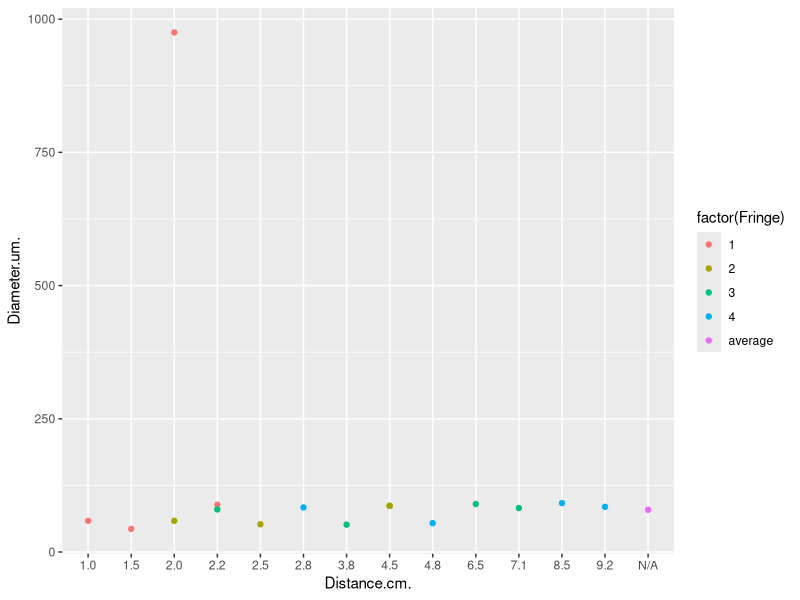
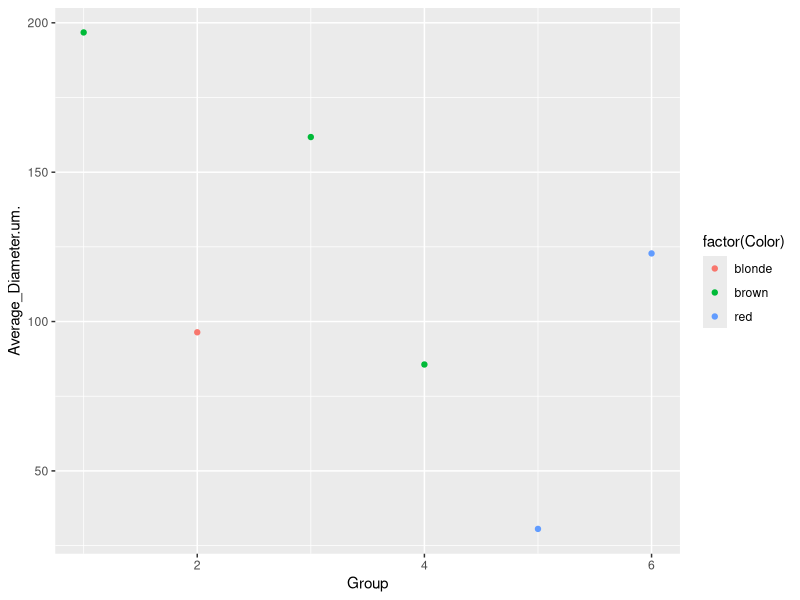
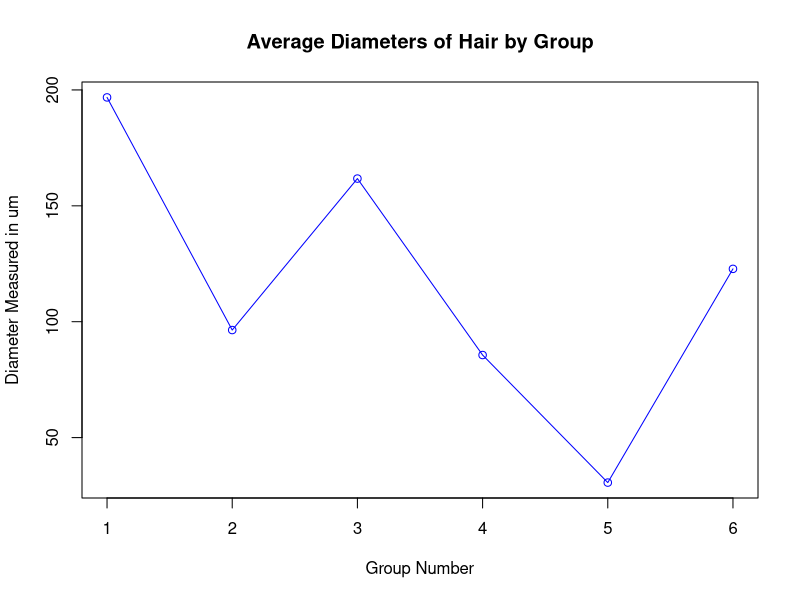

The R script that drew these images, in order:
## ---- chunk 1
knitr::opts_chunk$set(echo = TRUE)
## ---- chunk 2
diffractiondata <- read.table(header=TRUE, text="
Fringe   Diameter(um) Wavelength(nm)   Distance(cm)   
1        88.64        650              2.2
1        975          650              2.0
1        43.33        650              1.5
1        58.56        640              1.0
2        86.67        650              4.5
2        86.67        650              4.5
2        52.00        650              2.5
2        58.56        640              2.0
3        82.39        650              7.1
3        90.0         650              6.5
3        51.3         650              3.8
3        79.85        640              2.2
4        84.78        650              9.2
4        91.76        650              8.5
4        54.16        650              4.8
4        83.65        640              2.8
average  79.32        648              N/A")    
## ---- chunk 3
averagediameter <- read.table(header=TRUE, text="
Group     Average_Diameter(um)   Color
1           196.78               brown
2           96.4                 blonde
3           161.76               brown
4           85.62                brown
5           30.58                red
6           122.8                red")
## ---- chunk 4
Firstfringediameterum <- c(88.64, 975, 43.33, 58.56)
Firstfringediameterum
Firstfringedistancecm <- c(2.2, 2.0, 1.5, 1.0)
Firstfringedistancecm
Secondfringediameterum <- c(86.67, 86.67, 52.00, 58.56)
Secondfringediameterum
Secondfringedistancecm <- c(4.5, 4.5, 2.5, 2.0)
Secondfringedistancecm
Thirdfringediameterum <- c(82.39, 90.0, 51.3, 79.85)
Thirdfringediameterum
Thirdfringedistancecm <- c(7.1, 6.5, 3.8, 2.2)
Thirdfringedistancecm
Fourthfringediamterum <- c(84.78, 91.76, 54.16, 83.65)
Fourthfringediamterum
Fourthfringedistancecm <- c(9.2, 8.5, 4.8, 2.8)
Fourthfringedistancecm
averagediameters <- c(196.78, 96.4, 161.76, 85.62, 30.58, 122.8)
averagediameters
## ---- chunk 5
library(ggplot2)
ggplot(diffractiondata, aes(x = Distance.cm., y = Diameter.um.)) + 
  geom_point(aes(color = factor(Fringe)))
## ---- chunk 6
library(ggplot2)
ggplot(averagediameter, aes(x = Group, y = Average_Diameter.um.)) +
  geom_point(aes(color = factor(Color)))
## ---- chunk 7
a <- averagediameters
plot(a, type = "o", col = "blue", xlab = "Group Number", ylab = "Diameter Measured in um", main = "Average Diameters of Hair by Group")
